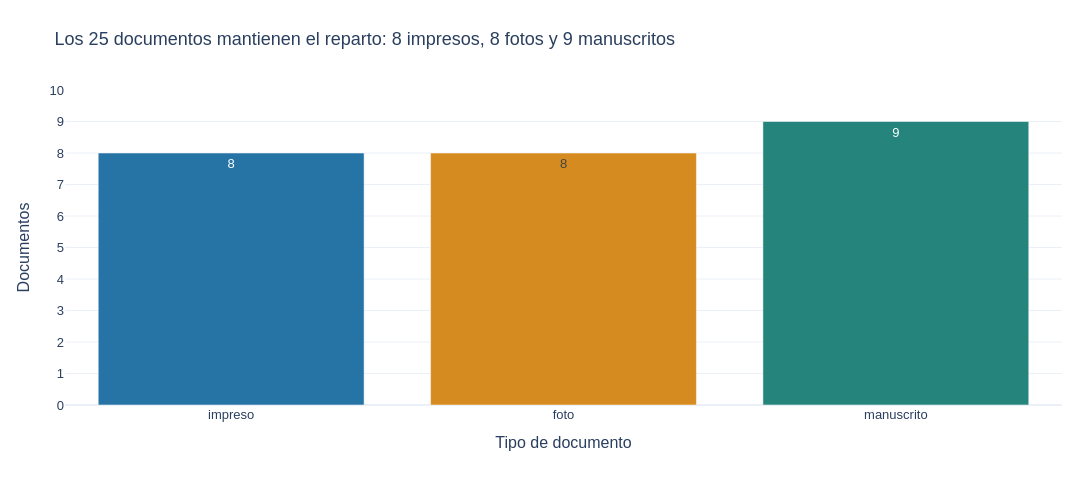
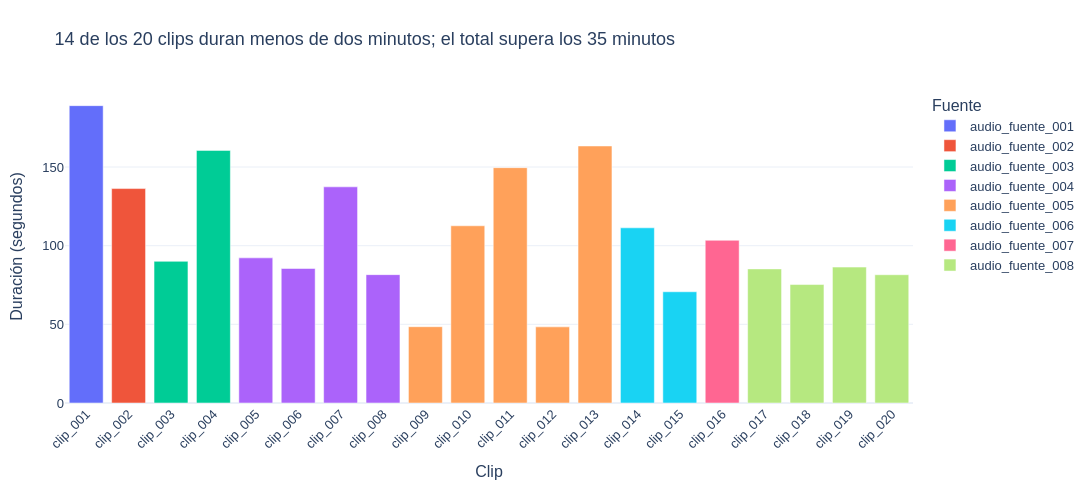
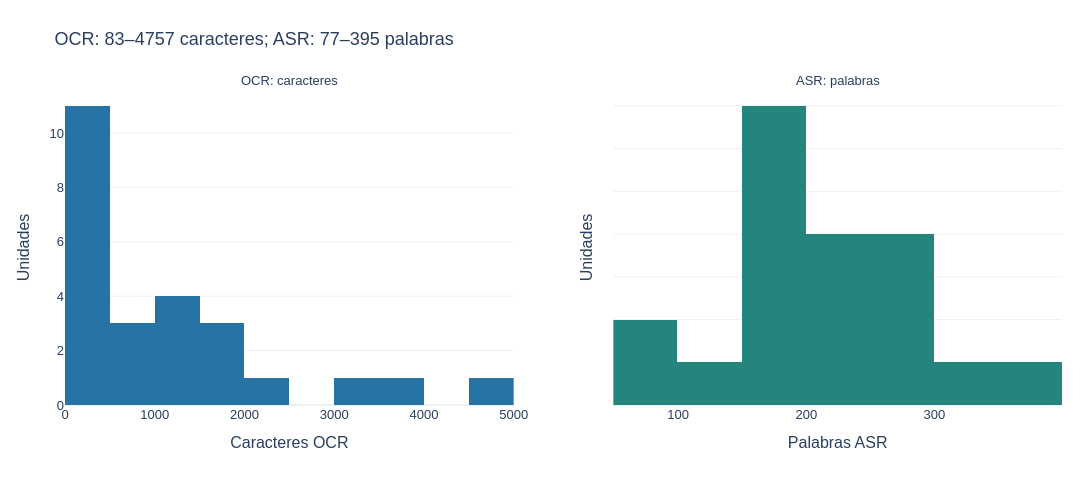

The cell these charts' notebook holds for them, in order:
### Markdown cell above
## 6. Análisis exploratorio con Plotly Express

Se describen el equilibrio de tipos documentales, la distribución de duración de los clips y el tamaño de los textos publicados. La tercera figura contiene dos histogramas con ejes independientes: caracteres OCR y palabras ASR son unidades diferentes.

Las palabras se cuentan por espacios, excluyendo las marcas de hablante. Las etiquetas de privacidad permanecen en el texto publicado y pueden cambiar su longitud. Estas medidas describen el corpus después de la revisión; no son métricas de exactitud. Las tres figuras incorporan los datos interactivos y una vista PNG para lectura directa del notebook en GitHub.

### Code cell
import os,base64
import plotly,plotly.express as px
from IPython.display import display

# Kaleido utiliza un navegador Chromium para incorporar una vista PNG en GitHub.
# BROWSER_PATH permite elegir el navegador instalado sin modificar el sistema.
if not os.environ.get('BROWSER_PATH'):
 candidatos=[Path(os.environ.get('PROGRAMFILES(X86)',''))/'Microsoft/Edge/Application/msedge.exe',
             Path(os.environ.get('PROGRAMFILES',''))/'Google/Chrome/Application/chrome.exe']
 for candidato in candidatos:
  if candidato.is_file():os.environ['BROWSER_PATH']=str(candidato);break
salida_eda=RAIZ/'datos/raw/eda';salida_eda.mkdir(exist_ok=True)
documentos['caracteres_ocr']=documentos.texto_ocr.str.len()
audios['palabras_asr']=audios.texto_asr.map(lambda t:len(re.sub(r'\[HABLANTE_\d+\]','',t).split()))
audios['id_fuente']=audios.id.map(f_por_id.id_fuente)
conteos=documentos.groupby('tipo').size().reindex(['impreso','foto','manuscrito']).rename('documentos').reset_index()
fig_tipos=px.bar(conteos,x='tipo',y='documentos',color='tipo',text='documentos',
 color_discrete_map={'impreso':'#2673a6','foto':'#d58b20','manuscrito':'#25847b'},
 title='Los 25 documentos mantienen el reparto: 8 impresos, 8 fotos y 9 manuscritos',
 labels={'tipo':'Tipo de documento','documentos':'Documentos'})
fig_tipos.update_layout(showlegend=False,yaxis=dict(dtick=1,range=[0,10]))
menos_dos=int((audios.duracion_seg<120).sum())
fig_duracion=px.bar(audios.sort_values('id'),x='id',y='duracion_seg',color='id_fuente',
 title=f'{menos_dos} de los 20 clips duran menos de dos minutos; el total supera los 35 minutos',
 labels={'id':'Clip','duracion_seg':'Duración (segundos)','id_fuente':'Fuente'},
 hover_data={'palabras_asr':True})
fig_duracion.update_layout(xaxis_tickangle=-45)
longitudes=pd.concat([
 pd.DataFrame({'id':documentos.id,'modalidad':'OCR: caracteres','longitud':documentos.caracteres_ocr}),
 pd.DataFrame({'id':audios.id,'modalidad':'ASR: palabras','longitud':audios.palabras_asr})],ignore_index=True)
fig_longitudes=px.histogram(longitudes,x='longitud',facet_col='modalidad',facet_col_spacing=0.10,color='modalidad',nbins=10,
 title=f'OCR: {documentos.caracteres_ocr.min()}–{documentos.caracteres_ocr.max()} caracteres; ASR: {audios.palabras_asr.min()}–{audios.palabras_asr.max()} palabras',
 labels={'longitud':'Longitud del texto publicado','count':'Unidades'},
 color_discrete_map={'OCR: caracteres':'#2673a6','ASR: palabras':'#25847b'},
 category_orders={'modalidad':['OCR: caracteres','ASR: palabras']})
fig_longitudes.update_xaxes(matches=None)
fig_longitudes.update_xaxes(title_text='Caracteres OCR',row=1,col=1)
fig_longitudes.update_xaxes(title_text='Palabras ASR',row=1,col=2)
for traza in fig_longitudes.data:
 traza.update(bingroup=traza.name,xbins=dict(size=500 if traza.name.startswith('OCR') else 50))
fig_longitudes.update_yaxes(matches=None,title_text='Unidades')
fig_longitudes.for_each_annotation(lambda a:a.update(text=a.text.split('=')[-1]))
fig_longitudes.update_layout(showlegend=False)
figuras={'tipos_documento':fig_tipos,'duracion_audio':fig_duracion,'longitud_textos':fig_longitudes}
for nombre,fig in figuras.items():
 fig.update_layout(template='plotly_white',font=dict(family='Arial',size=13),title=dict(font_size=18),
  margin=dict(t=90,l=65,r=30,b=85),width=1150,height=490)
 fig.write_html(salida_eda/f'{nombre}.html',include_plotlyjs=True,full_html=True)
 imagen=fig.to_image(format='png',width=1150,height=490,scale=1.5)
 (salida_eda/f'{nombre}.png').write_bytes(imagen)
 display({'application/vnd.plotly.v1+json':json.loads(fig.to_json()),'image/png':base64.b64encode(imagen).decode('ascii')},raw=True)
print('Tres figuras Plotly Express con datos interactivos y vista PNG incorporada al notebook.')
print(f'Versiones de visualización: Plotly {plotly.__version__}; Kaleido 1.1.0.')

### Figure 1 — Plotly figure (JSON) as saved in the notebook; plotly's stock layout.template omitted (floating-point values rounded to 4 significant figures)
{"data": [{"hovertemplate": "Tipo de documento=%{x}<br>Documentos=%{text}<extra></extra>", "legendgroup": "impreso", "marker": {"color": "#2673a6", "pattern": {"shape": ""}}, "name": "impreso", "orientation": "v", "showlegend": true, "text": [8.0], "textposition": "auto", "type": "bar", "x": ["impreso"], "xaxis": "x", "y": [8], "yaxis": "y"}, {"hovertemplate": "Tipo de documento=%{x}<br>Documentos=%{text}<extra></extra>", "legendgroup": "foto", "marker": {"color": "#d58b20", "pattern": {"shape": ""}}, "name": "foto", "orientation": "v", "showlegend": true, "text": [8.0], "textposition": "auto", "type": "bar", "x": ["foto"], "xaxis": "x", "y": [8], "yaxis": "y"}, {"hovertemplate": "Tipo de documento=%{x}<br>Documentos=%{text}<extra></extra>", "legendgroup": "manuscrito", "marker": {"color": "#25847b", "pattern": {"shape": ""}}, "name": "manuscrito", "orientation": "v", "showlegend": true, "text": [9.0], "textposition": "auto", "type": "bar", "x": ["manuscrito"], "xaxis": "x", "y": [9], "yaxis": "y"}], "layout": {"barmode": "relative", "font": {"family": "Arial", "size": 13}, "height": 490, "legend": {"title": {"text": "Tipo de documento"}, "tracegroupgap": 0}, "margin": {"b": 85, "l": 65, "r": 30, "t": 90}, "showlegend": false, "title": {"font": {"size": 18}, "text": "Los 25 documentos mantienen el reparto: 8 impresos, 8 fotos y 9 manuscritos"}, "width": 1150, "xaxis": {"anchor": "y", "categoryarray": ["impreso", "foto", "manuscrito"], "categoryorder": "array", "domain": [0.0, 1.0], "title": {"text": "Tipo de documento"}}, "yaxis": {"anchor": "x", "domain": [0.0, 1.0], "dtick": 1, "range": [0, 10], "title": {"text": "Documentos"}}}}

### Figure 2 — Plotly figure (JSON) as saved in the notebook; plotly's stock layout.template omitted (floating-point values rounded to 4 significant figures)
{"data": [{"customdata": [[345]], "hovertemplate": "Fuente=audio_fuente_001<br>Clip=%{x}<br>Duración (segundos)=%{y}<br>palabras_asr=%{customdata[0]}<extra></extra>", "legendgroup": "audio_fuente_001", "marker": {"color": "#636efa", "pattern": {"shape": ""}}, "name": "audio_fuente_001", "orientation": "v", "showlegend": true, "textposition": "auto", "type": "bar", "x": ["clip_001"], "xaxis": "x", "y": [189.0], "yaxis": "y"}, {"customdata": [[256]], "hovertemplate": "Fuente=audio_fuente_002<br>Clip=%{x}<br>Duración (segundos)=%{y}<br>palabras_asr=%{customdata[0]}<extra></extra>", "legendgroup": "audio_fuente_002", "marker": {"color": "#EF553B", "pattern": {"shape": ""}}, "name": "audio_fuente_002", "orientation": "v", "showlegend": true, "textposition": "auto", "type": "bar", "x": ["clip_002"], "xaxis": "x", "y": [136.3], "yaxis": "y"}, {"customdata": [[236], [395]], "hovertemplate": "Fuente=audio_fuente_003<br>Clip=%{x}<br>Duración (segundos)=%{y}<br>palabras_asr=%{customdata[0]}<extra></extra>", "legendgroup": "audio_fuente_003", "marker": {"color": "#00cc96", "pattern": {"shape": ""}}, "name": "audio_fuente_003", "orientation": "v", "showlegend": true, "textposition": "auto", "type": "bar", "x": ["clip_003", "clip_004"], "xaxis": "x", "y": [90.05, 160.6], "yaxis": "y"}, {"customdata": [[186], [156], [291], [206]], "hovertemplate": "Fuente=audio_fuente_004<br>Clip=%{x}<br>Duración (segundos)=%{y}<br>palabras_asr=%{customdata[0]}<extra></extra>", "legendgroup": "audio_fuente_004", "marker": {"color": "#ab63fa", "pattern": {"shape": ""}}, "name": "audio_fuente_004", "orientation": "v", "showlegend": true, "textposition": "auto", "type": "bar", "x": ["clip_005", "clip_006", "clip_007", "clip_008"], "xaxis": "x", "y": [92.25, 85.5, 137.4, 81.59], "yaxis": "y"}, {"customdata": [[79], [134], [204], [77], [283]], "hovertemplate": "Fuente=audio_fuente_005<br>Clip=%{x}<br>Duración (segundos)=%{y}<br>palabras_asr=%{customdata[0]}<extra></extra>", "legendgroup": "audio_fuente_005", "marker": {"color": "#FFA15A", "pattern": {"shape": ""}}, "name": "audio_fuente_005", "orientation": "v", "showlegend": true, "textposition": "auto", "type": "bar", "x": ["clip_009", "clip_010", "clip_011", "clip_012", "clip_013"], "xaxis": "x", "y": [48.5, 112.7, 149.6, 48.4, 163.4], "yaxis": "y"}, {"customdata": [[244], [177]], "hovertemplate": "Fuente=audio_fuente_006<br>Clip=%{x}<br>Duración (segundos)=%{y}<br>palabras_asr=%{customdata[0]}<extra></extra>", "legendgroup": "audio_fuente_006", "marker": {"color": "#19d3f3", "pattern": {"shape": ""}}, "name": "audio_fuente_006", "orientation": "v", "showlegend": true, "textposition": "auto", "type": "bar", "x": ["clip_014", "clip_015"], "xaxis": "x", "y": [111.3, 70.71], "yaxis": "y"}, {"customdata": [[184]], "hovertemplate": "Fuente=audio_fuente_007<br>Clip=%{x}<br>Duración (segundos)=%{y}<br>palabras_asr=%{customdata[0]}<extra></extra>", "legendgroup": "audio_fuente_007", "marker": {"color": "#FF6692", "pattern": {"shape": ""}}, "name": "audio_fuente_007", "orientation": "v", "showlegend": true, "textposition": "auto", "type": "bar", "x": ["clip_016"], "xaxis": "x", "y": [103.4], "yaxis": "y"}, {"customdata": [[194], [195], [252], [187]], "hovertemplate": "Fuente=audio_fuente_008<br>Clip=%{x}<br>Duración (segundos)=%{y}<br>palabras_asr=%{customdata[0]}<extra></extra>", "legendgroup": "audio_fuente_008", "marker": {"color": "#B6E880", "pattern": {"shape": ""}}, "name": "audio_fuente_008", "orientation": "v", "showlegend": true, "textposition": "auto", "type": "bar", "x": ["clip_017", "clip_018", "clip_019", "clip_020"], "xaxis": "x", "y": [85.25, 75.3, 86.4, 81.54], "yaxis": "y"}], "layout": {"barmode": "relative", "font": {"family": "Arial", "size": 13}, "height": 490, "legend": {"title": {"text": "Fuente"}, "tracegroupgap": 0}, "margin": {"b": 85, "l": 65, "r": 30, "t": 90}, "title": {"font": {"size": 18}, "text": "14 de los 20 clips duran menos de dos minutos; el total supera los 35 minutos"}, "width": 1150, "xaxis": {"anchor": "y", "domain": [0.0, 1.0], "tickangle": -45, "title": {"text": "Clip"}}, "yaxis": {"anchor": "x", "domain": [0.0, 1.0], "title": {"text": "Duración (segundos)"}}}}

### Figure 3 — Plotly figure (JSON) as saved in the notebook; plotly's stock layout.template omitted (floating-point values rounded to 4 significant figures)
{"data": [{"bingroup": "OCR: caracteres", "hovertemplate": "modalidad=OCR: caracteres<br>Longitud del texto publicado=%{x}<br>count=%{y}<extra></extra>", "legendgroup": "OCR: caracteres", "marker": {"color": "#2673a6", "pattern": {"shape": ""}}, "name": "OCR: caracteres", "nbinsx": 10, "orientation": "v", "showlegend": true, "type": "histogram", "x": [1652, 1440, 1273, 1301, 1439, 1540, 3995, 3472, 792, 338, 613, 442, 220, 729, 489, 384, 325, 2125, 98, 1631, 4757, 149, 163, 83, 236], "xaxis": "x", "xbins": {"size": 500}, "yaxis": "y"}, {"bingroup": "ASR: palabras", "hovertemplate": "modalidad=ASR: palabras<br>Longitud del texto publicado=%{x}<br>count=%{y}<extra></extra>", "legendgroup": "ASR: palabras", "marker": {"color": "#25847b", "pattern": {"shape": ""}}, "name": "ASR: palabras", "nbinsx": 10, "orientation": "v", "showlegend": true, "type": "histogram", "x": [345, 256, 236, 395, 186, 156, 291, 206, 79, 134, 204, 77, 283, 244, 177, 184, 194, 195, 252, 187], "xaxis": "x2", "xbins": {"size": 50}, "yaxis": "y2"}], "layout": {"annotations": [{"font": {}, "showarrow": false, "text": "OCR: caracteres", "x": 0.225, "xanchor": "center", "xref": "paper", "y": 1.0, "yanchor": "bottom", "yref": "paper"}, {"font": {}, "showarrow": false, "text": "ASR: palabras", "x": 0.775, "xanchor": "center", "xref": "paper", "y": 1.0, "yanchor": "bottom", "yref": "paper"}], "barmode": "relative", "font": {"family": "Arial", "size": 13}, "height": 490, "legend": {"title": {"text": "modalidad"}, "tracegroupgap": 0}, "margin": {"b": 85, "l": 65, "r": 30, "t": 90}, "showlegend": false, "title": {"font": {"size": 18}, "text": "OCR: 83–4757 caracteres; ASR: 77–395 palabras"}, "width": 1150, "xaxis": {"anchor": "y", "domain": [0.0, 0.45], "title": {"text": "Caracteres OCR"}}, "xaxis2": {"anchor": "y2", "domain": [0.55, 1.0], "title": {"text": "Palabras ASR"}}, "yaxis": {"anchor": "x", "domain": [0.0, 1.0], "title": {"text": "Unidades"}}, "yaxis2": {"anchor": "x2", "domain": [0.0, 1.0], "showticklabels": false, "title": {"text": "Unidades"}}}}
